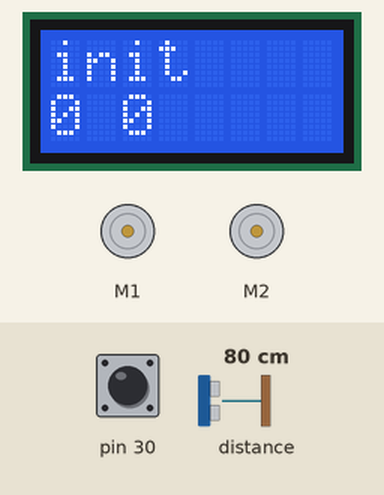
Recording of a sketch running on a simulated Arduino Leonardo, built with avr-gcc and run on an emulated ATmega32U4. On the bench: 8×2 character LCD, 2 × DC motor (green arrow = forward, orange = backward, longer = faster). The test bench sets the inputs (shaded band); at power-on: pin 30 HIGH, distance to the obstacle 80 cm. Random numbers use the default seed unless the sketch sets one.

Above: at 1.2 s.
1.3 s: pin 30 pulled LOW for 0.15 s
At 2.4 s:
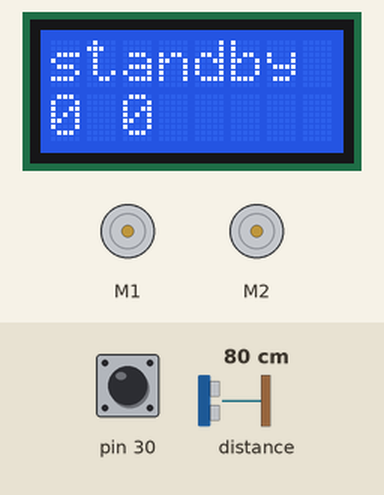
4.4 s: distance to the obstacle set to 2 cm
At 6.55 s:
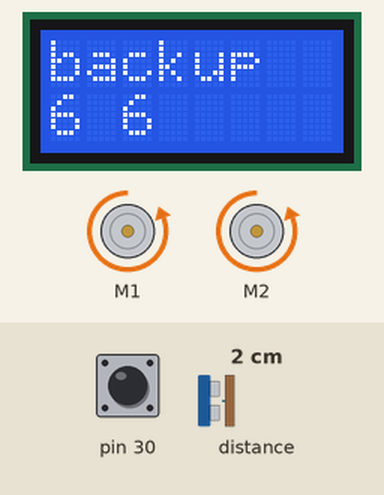
7.4 s: distance to the obstacle set to 18 cm
At 7.67 s:
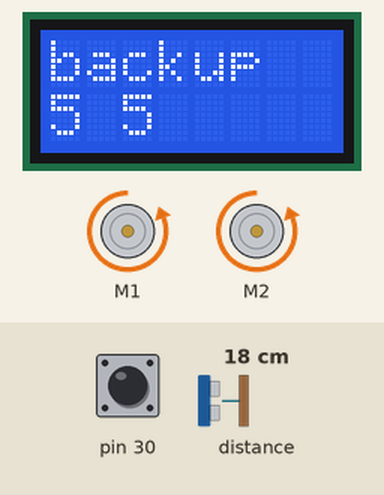
8.9 s: distance to the obstacle set to 35 cm
At 9.15 s:
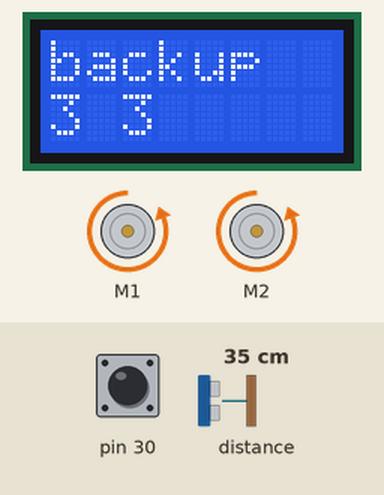
Timing chart, 0 to 11.4 s (numbered marks = the images above; inputs shaded):
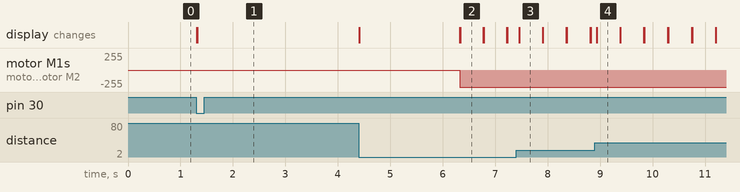

Measured:
- after the input at 1.3 s, the display: first changes at once (image 1 shows a later state)
- what the display in image 2 shows lasts 0.5 s, from 6.3 s to 6.8 s

The sketch:

juggerbot.ino
```cpp
// (licence header left out)
#include <Wire.h>
#include <Zumo32U4.h>
#include "attackstate.h"
#include "eventqueue.h"
#include "events.h"
#include "backupstate.h"
#include "initstate.h"
#include "robot.h"
#include "robotstatemachine.h"
#include "scanstate.h"
#include "standbystate.h"

// Robot interface.
IRobot robot;

// State machine.
RobotStateMachine machine(nullptr, robot);
InitState initialized(&machine, robot);
StandbyState standby(&machine, robot);
ScanState scan(&machine, robot);
AttackState attack(&machine, robot);
BackupState backup(&machine, robot);

EventQueue queue;

void setup()
{
    // Initialize robot.
    robot.setup();

    // Initialize state machine.
    machine.transition_to_state(machine);
}

void loop()
{
    // Read sensors, and generate events.
    robot.generate_events(queue);

    // Process events.
    while (!queue.empty())
    {
        Event * e = queue.pop();
        machine.handle_event(*e);
    }
}
```

attackstate.cpp
```cpp
// (licence header left out)
#include "attackstate.h"
#include "backupstate.h"
#include "scanstate.h"

extern ScanState scan;
extern BackupState backup;

AttackState::AttackState(State * parent, IRobot & robot) :
    RobotState("attack", parent, robot)
{}

Result AttackState::on_entry()
{
    m_robot.move(STALKING_SPEED);

    return OK;
}

bool AttackState::on_event(BoundaryEvent & event)
{
    int16_t delta = 100;

    switch(event.m_direction)
    {
    case LEFT:
        m_robot.move(-RAMMING_SPEED, -(RAMMING_SPEED - delta));
        break;
    case AHEAD:
        m_robot.move(-RAMMING_SPEED);
        break;
    case RIGHT:
        m_robot.move(-(RAMMING_SPEED - delta), -RAMMING_SPEED);
        break;
    }
    m_robot.start_timer(100);
    transition_to_state(backup);

    return true;
}

bool AttackState::on_event(ProximityEvent & event)
{
    uint8_t const brightness_threshold = 5;
    int16_t const delta = 25;

    int16_t speed, lms, rms;
    if
    (
        event.m_left_brightness >= brightness_threshold ||
        event.m_right_brightness >= brightness_threshold
    )
    {
        speed = RAMMING_SPEED;
    }
    else
    {
        speed = RUSHING_SPEED;
    }

    switch(event.m_direction)
    {
    case NONE:
        transition_to_state(scan);
        break;
    case AHEAD:
        m_robot.move(speed);
        break;
    case LEFT:
        m_robot.get_speed(lms, rms);
        if (rms != speed)
        {
            m_robot.move(speed - delta, speed);
        }
        else
        {
            m_robot.change_speed_by(-delta, 0);
        }
        break;
    case RIGHT:
        m_robot.get_speed(lms, rms);
        if (lms != speed)
        {
            m_robot.move(speed, speed - delta);
        }
        else
        {
            m_robot.change_speed_by(0, -delta);
        }
        break;
    default:
        break;
    }

    return true;
}
```

attackstate.h
```cpp
// (licence header left out)
#pragma once

#include "robotstate.h"

class AttackState : public RobotState
{
public:
    AttackState(State * parent, IRobot & robot);

protected:
    Result on_entry() override;
    bool on_event(BoundaryEvent & event) override;
    bool on_event(ProximityEvent & event) override;
};
```

backupstate.cpp
```cpp
// (licence header left out)
#include "attackstate.h"
#include "backupstate.h"
#include "scanstate.h"

extern AttackState attack;
extern ScanState scan;

BackupState::BackupState(State * parent, IRobot & robot) :
    RobotState("backup", parent, robot)
{}

bool BackupState::on_event(TimerEvent & event)
{
    transition_to_state(scan);

    return true;
}
```

backupstate.h
```cpp
// (licence header left out)
#pragma once

#include "robotstate.h"

class BackupState : public RobotState
{
public:
    BackupState(State * parent, IRobot & robot);

protected:
    bool on_event(TimerEvent & event) override;
};
```

eventqueue.cpp
```cpp
// (licence header left out)
#include "eventqueue.h"

EventQueue::EventQueue() : m_write_idx(0), m_read_idx(0)
{}

bool EventQueue::empty()
{
    return m_write_idx == m_read_idx;
}

void EventQueue::push(Event * e)
{
    m_queue[m_write_idx] = e;
    if (++m_write_idx >= QUEUE_SIZE)
    {
        m_write_idx = 0;
    };
}

Event * EventQueue::pop()
{
    unsigned int idx = m_read_idx;
    if (++m_read_idx >= QUEUE_SIZE)
    {
        m_read_idx = 0;
    }
    return m_queue[idx];
}
```

eventqueue.h
```cpp
// (licence header left out)
#pragma once

#include "events.h"

// QUEUE_SIZE should equal, at most, the number of event types, since each event
// is statically allocated in the .ino file, and in a worst case, at most all
// events get triggered.
#define QUEUE_SIZE 6

class EventQueue
{
public:
    EventQueue();
    bool empty();
    void push(Event * e);
    Event * pop();

private:
    unsigned int m_write_idx;
    unsigned int m_read_idx;
    Event * m_queue[6];
};
```

events.h
```cpp
// (licence header left out)
#pragma once

#include <Zumo32U4.h>
#include "statemachine.h"

using namespace statemachine;

// There must be one event enumerated value for each event class.
enum RobotEvent
{
    BOUNDARY_EVENT,
    ENCODER_EVENT,
    PROXIMITY_EVENT,
    START_EVENT,
    TIMER_EVENT
};

// Direction of detection. Used by boundary and proximity sensors.
enum DetectDirection
{
    NONE,
    LEFT,
    AHEAD,
    RIGHT
};

// Start button pressed.
class StartButtonEvent : public Event
{
public:
    StartButtonEvent() : Event(START_EVENT, "start") {}
};

// Timer expiration.
class TimerEvent : public Event
{
public:
    TimerEvent() : Event(TIMER_EVENT, "timer") {}
};

// Ring boundary detected.
class BoundaryEvent : public Event
{
public:
    BoundaryEvent() : Event(BOUNDARY_EVENT, "bdy"), m_direction(NONE) {}

    DetectDirection m_direction;
};

// Wheel encoder has spun desired amount.
class EncoderEvent : public Event
{
public:
    EncoderEvent() : Event(ENCODER_EVENT, "enc") {}
};

// Proximity sensor detection.
class ProximityEvent : public Event
{
public:
    ProximityEvent() :
        Event(PROXIMITY_EVENT, "prox"),
        m_direction(NONE),
        m_left_brightness(0),
        m_right_brightness(0)
    {}

    DetectDirection m_direction;
    uint8_t m_left_brightness;
    uint8_t m_right_brightness;
};
```

initstate.cpp
```cpp
// (licence header left out)
#include "initstate.h"
#include "standbystate.h"

extern StandbyState standby;

InitState::InitState(State * parent, IRobot & robot) :
    RobotState("init", parent, robot)
{}

bool InitState::on_event(StartButtonEvent & event)
{
    transition_to_state(standby);

    return true;
}
```

initstate.h
```cpp
// (licence header left out)
#pragma once

#include "robotstate.h"

class InitState : public RobotState
{
public:
    InitState(State * parent, IRobot & robot);

protected:
    bool on_event(StartButtonEvent & event) override;
};
```

robot.cpp
```cpp
// (licence header left out)
#include "events.h"
#include "robot.h"

// Events.

BoundaryEvent boundary_event;
EncoderEvent encoder_event;
StartButtonEvent start_event;
TimerEvent timer_event;
ProximityEvent proximity_event;

// Static helper functions.

static int16_t clip_speed(int16_t speed)
{
    int16_t const max_speed = 400;
    int16_t const min_speed = -max_speed;

    if (speed > max_speed)
    {
        speed = max_speed;
    }
    else if (speed < min_speed)
    {
        speed = min_speed;
    }

    return speed;
}

// IRobot methods.

void IRobot::setup()
{
    m_end_time = 0;
    m_encoder_count = 0;

    // Set up accelerometer.
    m_accelerometer.init();

    // Set up line sensors.
    m_boundary_sensor.initThreeSensors();

    // Set up gyro.
//    m_gyro.init();

    // Set up proximity sensors.
    m_proximity_sensors.initFrontSensor();
}

void IRobot::generate_events(EventQueue & q)
{
    // Check start button.
    if (m_start_button.getSingleDebouncedPress())
    {
        q.push(&start_event);
    }

    // Check timer.
    if (m_end_time && millis() >= m_end_time)
    {
        q.push(&timer_event);
        m_end_time = 0;
    }

    // Check boundary sensors.
    switch(boundary_detect())
    {
    case BOUNDARY_AHEAD:
        boundary_event.m_direction = AHEAD;
        q.push(&boundary_event);
        break;
    case BOUNDARY_LEFT:
        boundary_event.m_direction = LEFT;
        q.push(&boundary_event);
        break;
    case BOUNDARY_RIGHT:
        boundary_event.m_direction = RIGHT;
        q.push(&boundary_event);
        break;
    default:
        boundary_event.m_direction = NONE;
        // Do not push event onto queue.
        break;
    }

    // Check encoders.
    if (m_encoder_count && abs(m_encoders.getCountsLeft()) > m_encoder_count)
    {
        q.push(&encoder_event);
        m_encoder_count = 0;
    }

    // Check proximity sensor.
    uint8_t const proximity_threshold = 3;
    m_proximity_sensors.read();
    proximity_event.m_left_brightness = m_proximity_sensors.countsFrontWithLeftLeds();
    proximity_event.m_right_brightness = m_proximity_sensors.countsFrontWithRightLeds();
    if (
        proximity_event.m_left_brightness >= proximity_threshold ||
        proximity_event.m_right_brightness >= proximity_threshold
    )
    {
        // Object detected.
        if (proximity_event.m_left_brightness > proximity_event.m_right_brightness)
        {
            proximity_event.m_direction = LEFT;
            q.push(&proximity_event);
        }
        else if (proximity_event.m_left_brightness < proximity_event.m_right_brightness)
        {
            proximity_event.m_direction = RIGHT;
            q.push(&proximity_event);
        }
        else
        {
            proximity_event.m_direction = AHEAD;
            q.push(&proximity_event);
        }
    }
    else
    {
        proximity_event.m_direction = NONE;
        q.push(&proximity_event);
    }
    m_lcd.gotoXY(0,1);
    m_lcd.print(proximity_event.m_left_brightness);
    m_lcd.print(' ');
    m_lcd.print(proximity_event.m_right_brightness);
}

void IRobot::display(char const * msg)
{
    m_lcd.clear();
    m_lcd.write(msg, strlen(msg));
}

void IRobot::cancel_timer()
{
    m_end_time = 0;
}

void IRobot::start_timer(unsigned long timeout_in_ms)
{
    m_end_time = millis() + timeout_in_ms;
    if (m_end_time == 0)
    {
        // End time cannot be zero, because event won't trigger.
        m_end_time = 1;
    }
}

void IRobot::change_speed_by(int16_t delta)
{
    m_left_motor_speed = clip_speed(m_left_motor_speed + delta);
    m_right_motor_speed = clip_speed(m_right_motor_speed + delta);
    m_motors.setSpeeds(m_left_motor_speed, m_right_motor_speed);
}

void IRobot::change_speed_by(int16_t left_delta, int16_t right_delta)
{
    m_left_motor_speed = clip_speed(m_left_motor_speed + left_delta);
    m_right_motor_speed = clip_speed(m_right_motor_speed + right_delta);
    m_motors.setSpeeds(m_left_motor_speed, m_right_motor_speed);
}

void IRobot::get_speed(int16_t & left, int16_t & right)
{
    left = m_left_motor_speed;
    right = m_right_motor_speed;
}

void IRobot::move(int16_t speed)
{
    m_left_motor_speed = m_right_motor_speed = clip_speed(speed);
    m_motors.setSpeeds(m_left_motor_speed, m_right_motor_speed);
}

void IRobot::move(int16_t left_speed, int16_t right_speed)
{
    m_left_motor_speed = clip_speed(left_speed);
    m_right_motor_speed = clip_speed(right_speed);
    m_motors.setSpeeds(m_left_motor_speed, m_right_motor_speed);
}

void IRobot::stop()
{
    m_left_motor_speed = m_right_motor_speed = 0;
    m_motors.setSpeeds(m_left_motor_speed, m_right_motor_speed);
}

void IRobot::spin_left(int16_t degrees, int16_t speed)
{
    m_left_motor_speed = clip_speed(-speed);
    m_right_motor_speed = clip_speed(speed);
    m_encoder_count = degrees * m_encoder_counts_per_degree_rotation;
    m_encoders.getCountsAndResetLeft();
    m_motors.setSpeeds(m_left_motor_speed, m_right_motor_speed);
}

void IRobot::spin_right(int16_t degrees, int16_t speed)
{
    m_left_motor_speed = clip_speed(speed);
    m_right_motor_speed = clip_speed(-speed);
    m_encoder_count = degrees * m_encoder_counts_per_degree_rotation;
    m_encoders.getCountsAndResetLeft();
    m_motors.setSpeeds(m_left_motor_speed, m_right_motor_speed);
}

void IRobot::cancel_encoder()
{
    m_encoder_count = 0;
}

void IRobot::scan()
{
    int16_t const speed = STALKING_SPEED;
    if (rand() % 2)
    {
        spin_left(0, speed);
    }
    else
    {
        spin_right(0, speed);
    }
}

//
// Private methods.
//
Boundary IRobot::boundary_detect()
{
    // below threshold => boundary.
    // above threshold => ring.
    const unsigned int threshold = 250;

    unsigned int sensor_values[3];
    m_boundary_sensor.read(sensor_values);
    bool left_boundary = sensor_values[0] < threshold;
    bool center_boundary = sensor_values[1] < threshold;
    bool right_boundary = sensor_values[2] < threshold;

    Boundary boundary = NO_BOUNDARY;
    if (center_boundary || (left_boundary && right_boundary))
    {
        boundary = BOUNDARY_AHEAD;
    }
    else if (left_boundary)
    {
        boundary = BOUNDARY_LEFT;
    }
    else if (right_boundary)
    {
        boundary = BOUNDARY_RIGHT;
    }

    return boundary;
}
```

robot.h
```cpp
// (licence header left out)
#pragma once

#include <Wire.h>
#include <Zumo32U4.h>
#include "eventqueue.h"

// Return types for detect_boundary method.
enum Boundary
{
    NO_BOUNDARY,
    BOUNDARY_AHEAD,
    BOUNDARY_LEFT,
    BOUNDARY_RIGHT
};

enum Speed : int16_t
{
    STALKING_SPEED = 200,
    RUSHING_SPEED = 300,
    RAMMING_SPEED = 400
};

class IRobot
{
public:
    // Call in `setup()`.
    void setup();

    // Call at the beginning of `loop()` to generate state machine events.
    void generate_events(EventQueue & q);

    // User feedback.
    void display(char const * msg);

    // Timer interfaces.
    void cancel_timer();
    void start_timer(unsigned long timeout_in_ms);

    // Motor interfaces.
    // Note: motor speed is logarithmic, not linear!
    void change_speed_by(int16_t delta);
    void change_speed_by(int16_t left_delta, int16_t right_delta);
    void get_speed(int16_t & left, int16_t & right);
    void move(int16_t speed);
    void move(int16_t left_speed, int16_t right_speed);
    void stop();
    void spin_left(int16_t degrees, int16_t speed);
    void spin_right(int16_t degrees, int16_t speed);
    void cancel_encoder();

    // Movement interfaces.
    void scan();

private:
    // Change the following value to match the gear ratio of your Zumo.
    // The formula derivation is as follows:
    //
    // The circumference of the circle enscribed by a robot spinning in place
    // (one tread going forward, one tread going backwards at the same speed)
    // is
    //    Cr = r * pi
    //
    // The distance travelled in one wheel rotation is
    //    Cw = w * pi
    //
    // The number of encoder counts per wheel revolution is
    //    Ew = g * e
    //
    // The number of encoder counts in 1 degree of robot rotation is
    //    Er = ((Cr / Cw) * Ew) / 360
    //
    // Where
    //    g = gear ratio of the Zumo.
    //        (ie 50 for 50:1, 75 for 75:1, 100 for 100:1)
    //    e = encoder counts / motor revolution.
    //        This is 12, per the documentation.
    //    r = robot width, center of tread to center of tread.
    //        Measured to be 88 mm.
    //    w = diameter of wheel, with tread attached.
    //        Measured to be 38 mm.
    //
    // Motor Gearing  Encoder counts per degree rotation
    // =============  ==================================
    //          50:1  4
    //          75:1  6
    //         100:1  8
    int16_t const m_encoder_counts_per_degree_rotation = 4;

    Boundary boundary_detect();

    // Robot I/O interfaces. Uncomment those used. Comment out those not used.
    // Also check IRobot::setup() for calls to `init()` functions to be
    // enabled/disabled.
//    L3G m_gyro;
    LSM303 m_accelerometer;
//    Zumo32U4ButtonA m_a_button;
    Zumo32U4ButtonB m_start_button;
//    Zumo32U4ButtonC m_c_button;
//    Zumo32U4Buzzer m_buzzer;
    Zumo32U4Encoders m_encoders;
//    Zumo32U4IRPulses m_ir_emitters;
    Zumo32U4LCD m_lcd;
    Zumo32U4LineSensors m_boundary_sensor;
    Zumo32U4Motors m_motors;
    Zumo32U4ProximitySensors m_proximity_sensors;

    // Timer "register". Use `start_timer()` to set, `cancel_timer()` to clear.
    unsigned long m_end_time;

    // Encoder "register". Use `spin_left()` or `spin_right()` to set.
    int16_t m_encoder_count;

    // Motor speeds.
    int16_t m_left_motor_speed;
    int16_t m_right_motor_speed;
};
```

robotstate.cpp
```cpp
// (licence header left out)
#include "robotstate.h"

using namespace statemachine;

RobotState::RobotState(char const * name, State * parent, IRobot & robot) :
    State(name, parent), m_robot(robot)
{
}

Result RobotState::transition_to_state(State & state)
{
    Result r = State::transition_to_state(state);
    m_robot.display(active_state_name());

    return r;
}
bool RobotState::on_event(Event & event)
{
    bool handled = false;

    switch(event.m_id)
    {
        case BOUNDARY_EVENT:
            handled = on_event(static_cast<BoundaryEvent &>(event));
            break;
        case ENCODER_EVENT:
            handled = on_event(static_cast<EncoderEvent &>(event));
            break;
        case PROXIMITY_EVENT:
            handled = on_event(static_cast<ProximityEvent &>(event));
            break;
        case START_EVENT:
            handled = on_event(static_cast<StartButtonEvent &>(event));
            break;
        case TIMER_EVENT:
            handled = on_event(static_cast<TimerEvent &>(event));
            break;
        default:
            break;
    }
    return handled;
}

bool RobotState::on_event(BoundaryEvent & event)
{
    return false;
}

bool RobotState::on_event(EncoderEvent & event)
{
    return false;
}

bool RobotState::on_event(ProximityEvent & event)
{
    return false;
}

bool RobotState::on_event(StartButtonEvent & event)
{
    return false;
}

bool RobotState::on_event(TimerEvent & event)
{
    return false;
}
```

robotstate.h
```cpp
// (licence header left out)
#pragma once

#include "events.h"
#include "robot.h"
#include "statemachine.h"

using namespace statemachine;

class RobotState : public State
{
public:
    RobotState(char const * name, State * parent, IRobot & robot);
    Result transition_to_state(State & state) override;

protected:
    bool on_event(Event & event) override;
    virtual bool on_event(BoundaryEvent & event);
    virtual bool on_event(EncoderEvent & event);
    virtual bool on_event(ProximityEvent & event);
    virtual bool on_event(StartButtonEvent & event);
    virtual bool on_event(TimerEvent & event);

    IRobot & m_robot;
};
```

Source omitted: robotstatemachine.cpp (468 bytes), robotstatemachine.h (376 bytes), scanstate.cpp (1134 bytes), scanstate.h (458 bytes), standbystate.cpp (541 bytes), standbystate.h (409 bytes), statemachine.cpp (4205 bytes), statemachine.h (6171 bytes)
